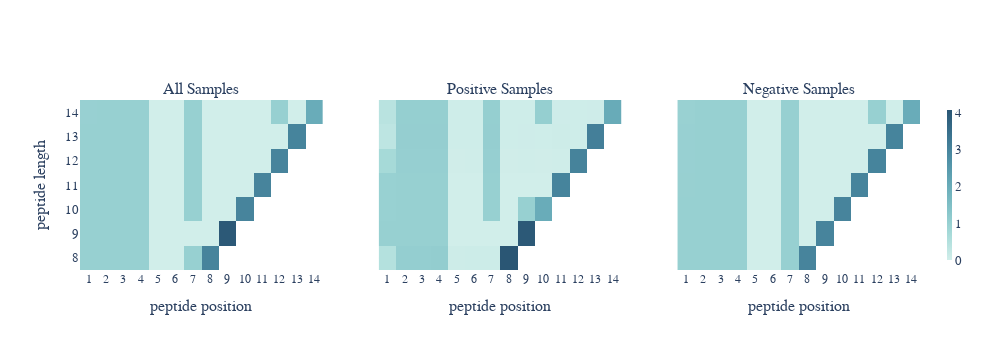

Notebook code cell kept with this figure:
### Code cell
iplot(fig, image='svg', filename='fold3_new', image_width=1000, image_height=350)

### Figure 1 — Plotly figure (JSON) as saved in the notebook; plotly's stock layout.template omitted (floating-point values rounded to 4 significant figures)
{"data": [{"coloraxis": "coloraxis", "colorscale": [[0, "rgb(209, 238, 234)"], [0.1667, "rgb(168, 219, 217)"], [0.3333, "rgb(133, 196, 201)"], [0.5, "rgb(104, 171, 184)"], [0.6667, "rgb(79, 144, 166)"], [0.8333, "rgb(59, 115, 143)"], [1, "rgb(42, 86, 116)"]], "hoverongaps": false, "type": "heatmap", "x": ["1", "2", "3", "4", "5", "6", "7", "8", "9", "10", "11", "12", "13", "14"], "xaxis": "x", "y": ["8", "9", "10", "11", "12", "13", "14"], "yaxis": "y", "z": [[1, 1, 1, 1, 0, 0, 1, 3, null, null, null, null, null, null], [1, 1, 1, 1, 0, 0, 0, 0, 4, null, null, null, null, null], [1, 1, 1, 1, 0, 0, 1, 0, 0, 3, null, null, null, null], [1, 1, 1, 1, 0, 0, 1, 0, 0, 0, 3, null, null, null], [0.9998, 1, 1, 1, 0, 0, 1, 0, 0, 0, 0.0001, 3, null, null], [0.9982, 1.0, 1.0, 1.0, 0.0001, 0.0001, 1.0, 0.0001, 0.0001, 0.0001, 0.0003, 0.0001, 3.0, null], [0.9957, 1.0, 1.0, 1.0, 0.0002, 0.0002, 1.0, 0.0002, 0.0002, 0.0002, 0.0006, 1.0, 0.0012, 2.0]]}, {"coloraxis": "coloraxis", "colorscale": [[0, "rgb(209, 238, 234)"], [0.1667, "rgb(168, 219, 217)"], [0.3333, "rgb(133, 196, 201)"], [0.5, "rgb(104, 171, 184)"], [0.6667, "rgb(79, 144, 166)"], [0.8333, "rgb(59, 115, 143)"], [1, "rgb(42, 86, 116)"]], "hoverongaps": false, "type": "heatmap", "x": ["1", "2", "3", "4", "5", "6", "7", "8", "9", "10", "11", "12", "13", "14"], "xaxis": "x2", "y": ["8", "9", "10", "11", "12", "13", "14"], "yaxis": "y2", "z": [[0.4751, 1.071, 1.071, 1.085, 0.0735, 0.0807, 0.0753, 4.068, null, null, null, null, null, null], [1, 1, 1, 1, 0, 0, 0, 0, 4, null, null, null, null, null], [0.9856, 1.001, 1.001, 1.001, 0.0012, 0.0021, 1.001, 0.0011, 1.004, 2.001, null, null, null, null], [0.9807, 1.001, 1.001, 1.001, 0.0015, 0.0017, 1.001, 0.0014, 0.006, 0.002, 3.001, null, null, null], [0.7215, 1.024, 1.023, 1.023, 0.0234, 0.0253, 1.024, 0.0235, 0.0276, 0.0247, 0.0363, 3.023, null, null], [0.3364, 1.049, 1.048, 1.048, 0.0486, 0.0498, 1.048, 0.0484, 0.0564, 0.049, 0.0686, 0.05, 3.099, null], [0.3966, 1.043, 1.043, 1.043, 0.0444, 0.0448, 1.043, 0.0432, 0.0459, 1.043, 0.0549, 0.0518, 0.0562, 2.046]]}, {"coloraxis": "coloraxis", "colorscale": [[0, "rgb(209, 238, 234)"], [0.1667, "rgb(168, 219, 217)"], [0.3333, "rgb(133, 196, 201)"], [0.5, "rgb(104, 171, 184)"], [0.6667, "rgb(79, 144, 166)"], [0.8333, "rgb(59, 115, 143)"], [1, "rgb(42, 86, 116)"]], "hoverongaps": false, "type": "heatmap", "x": ["1", "2", "3", "4", "5", "6", "7", "8", "9", "10", "11", "12", "13", "14"], "xaxis": "x3", "y": ["8", "9", "10", "11", "12", "13", "14"], "yaxis": "y3", "z": [[0.9999, 1, 1, 1, 0, 0, 1, 3, null, null, null, null, null, null], [0.9999, 1, 1, 1, 0, 0, 1, 0.0001, 3.0, null, null, null, null, null], [1, 1, 1, 1, 0, 0, 1, 0, 0, 3, null, null, null, null], [0.9959, 1.0, 1.0, 1.0, 0.0004, 0.0005, 1.0, 0.0003, 0.0007, 0.0004, 3.0, null, null, null], [0.9936, 1.0, 1.0, 1.0, 0.0005, 0.0005, 1.0, 0.0005, 0.0006, 0.0006, 0.0013, 3.0, null, null], [0.9903, 1.001, 1.001, 1.001, 0.0006, 0.0007, 1.001, 0.0006, 0.0007, 0.0006, 0.0015, 0.0009, 3.002, null], [0.9658, 1.002, 1.002, 1.002, 0.0017, 0.0018, 1.002, 0.0017, 0.002, 0.002, 0.0045, 1.002, 0.0083, 2.003]]}], "layout": {"annotations": [{"font": {"size": 16}, "showarrow": false, "text": "All Samples", "x": 0.1444, "xanchor": "center", "xref": "paper", "y": 1, "yanchor": "bottom", "yref": "paper"}, {"font": {"size": 16}, "showarrow": false, "text": "Positive Samples", "x": 0.5, "xanchor": "center", "xref": "paper", "y": 1, "yanchor": "bottom", "yref": "paper"}, {"font": {"size": 16}, "showarrow": false, "text": "Negative Samples", "x": 0.8556, "xanchor": "center", "xref": "paper", "y": 1, "yanchor": "bottom", "yref": "paper"}], "coloraxis": {"colorbar": {"thickness": 5}, "colorscale": [[0, "rgb(209, 238, 234)"], [0.1667, "rgb(168, 219, 217)"], [0.3333, "rgb(133, 196, 201)"], [0.5, "rgb(104, 171, 184)"], [0.6667, "rgb(79, 144, 166)"], [0.8333, "rgb(59, 115, 143)"], [1, "rgb(42, 86, 116)"]]}, "font": {"family": "black", "size": 13}, "height": 350, "paper_bgcolor": "rgba(0,0,0,0)", "plot_bgcolor": "rgba(0,0,0,0)", "width": 1000, "xaxis": {"anchor": "y", "domain": [0, 0.2889], "tickangle": 0, "tickfont": {"family": "black", "size": 12}, "title": {"text": "peptide position"}}, "xaxis2": {"anchor": "y2", "domain": [0.3556, 0.6444], "tickangle": 0, "tickfont": {"family": "black", "size": 12}, "title": {"text": "peptide position"}}, "xaxis3": {"anchor": "y3", "domain": [0.7111, 1], "tickangle": 0, "tickfont": {"family": "black", "size": 12}, "title": {"text": "peptide position"}}, "yaxis": {"anchor": "x", "domain": [0, 1], "title": {"text": "peptide length"}}, "yaxis2": {"anchor": "x2", "domain": [0, 1], "matches": "y", "showticklabels": false}, "yaxis3": {"anchor": "x3", "domain": [0, 1], "matches": "y", "showticklabels": false}}}
